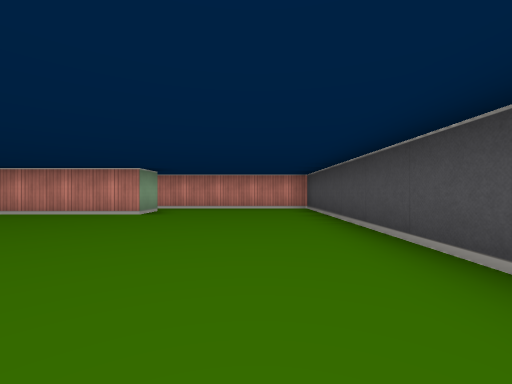
view 1 (above)

13 first-person views from a walk through a cub3D level. The camera is about half as high as the walls, looks level and sees 90° across. The floor is counted in squares. Each view is taken from the middle of a square. On the plan, view 1 faces up. The plan holds only what a view shows up to about 9 squares ahead; the rest is blank.

view 2
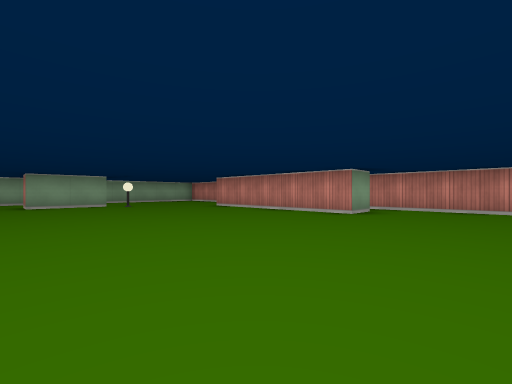

view 3
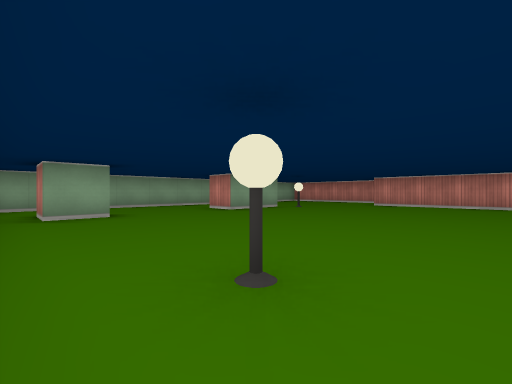

view 4
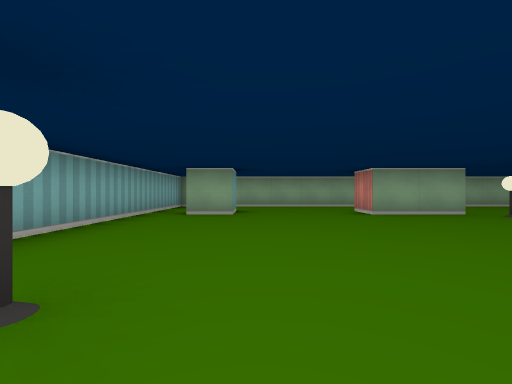

view 5
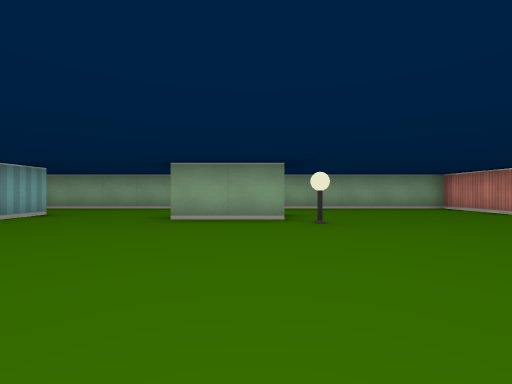

view 6
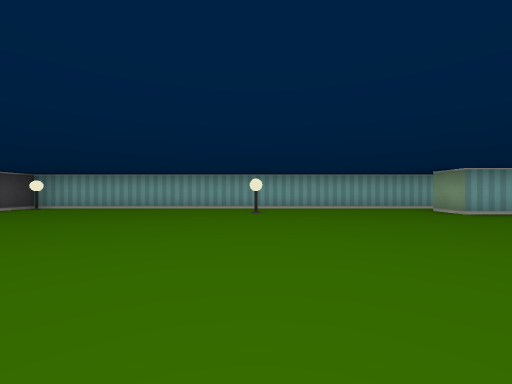

view 7
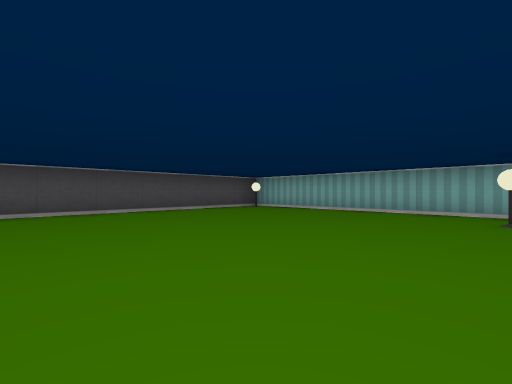

view 8
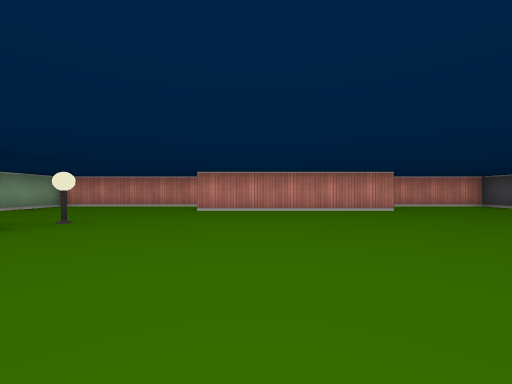

view 9
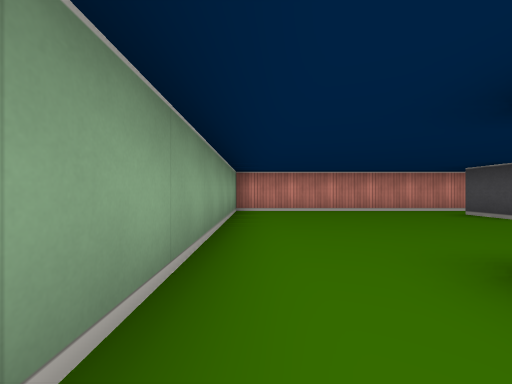

view 10
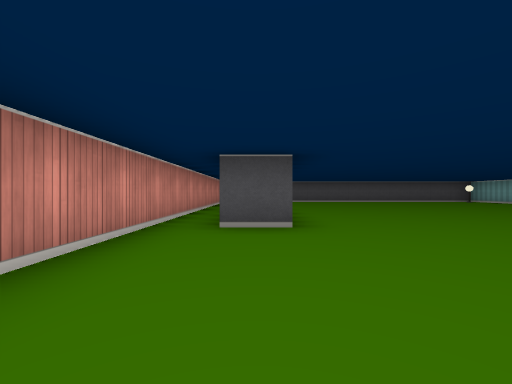

view 11
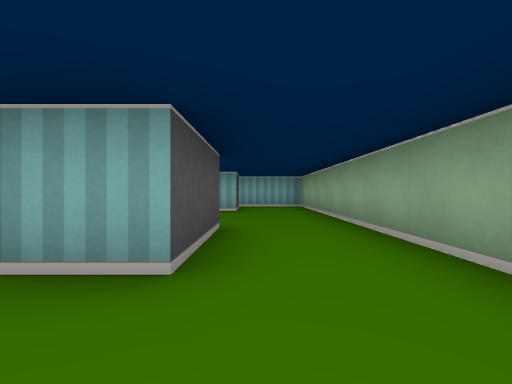

view 12
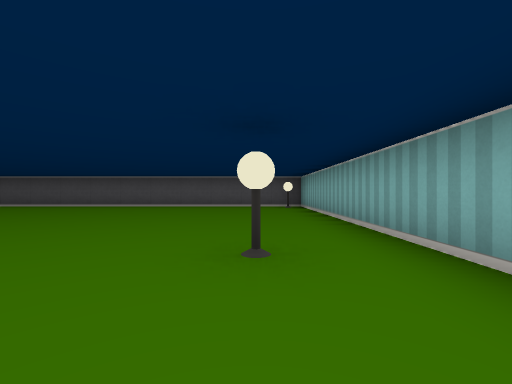

view 13
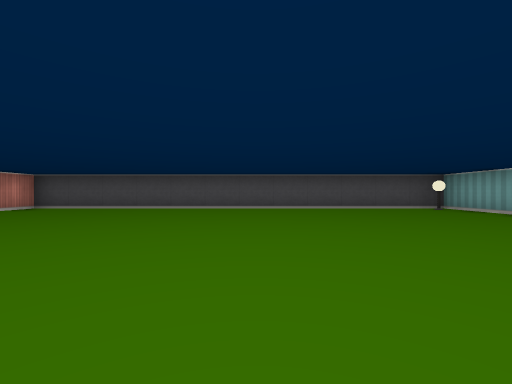

### Floor plan
Points are (right, up) in squares from view 1. A wall is a line through its corners. A room is listed if a view was taken in it or the views show most of it. See-through windows are left out.
Room 1 (views 1, 2, 3, 4, 5, 6, 7, 8, 9, 10, 11, 12, 13)
walls: (-9.5, 0.5) (-10.5, 0.5) (-10.5, 2.5) (-9.5, 2.5) (-9.5, 0.5); (-2.5, 6.5) (-2.5, 5.5) (-7.5, 5.5) (-7.5, 6.5); (-10.6, -2.5) (-9.5, -2.5) (-9.5, -3.5) (-10.5, -3.5) (-10.5, -2.8); (1.5, -4.5) (1.5, 7.5) (-12.5, 7.5) (-12.5, -4.5) (1.5, -4.5)
objects: lamp (-9, 3); lamp (-5, -3); lamp (1, -4)

Positions as (right, up) in squares from view 1, and headings:
1: (0, 0), facing up
2: (0, 0), facing up-left
3: (-4, -4), facing up-left
4: (-4, -2), facing left
5: (-5, 2), facing left
6: (-5, 3), facing down
7: (-5, 2), facing down-right
8: (-6, -1), facing up
9: (-12, 1), facing up
10: (-11, 6), facing right
11: (-11, 4), facing down
12: (-7, -3), facing right
13: (-6, 1), facing right
